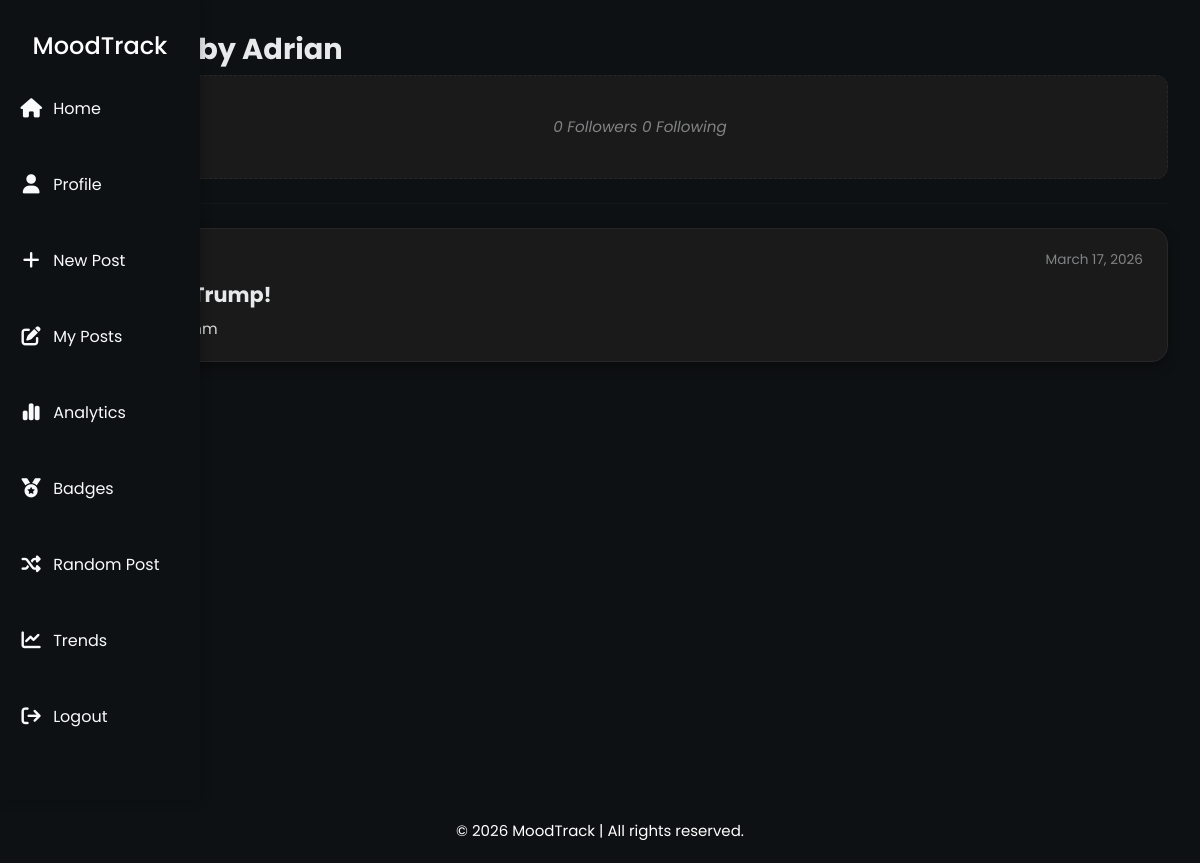
Before: /user/Adrian (signed in) with the older database file.
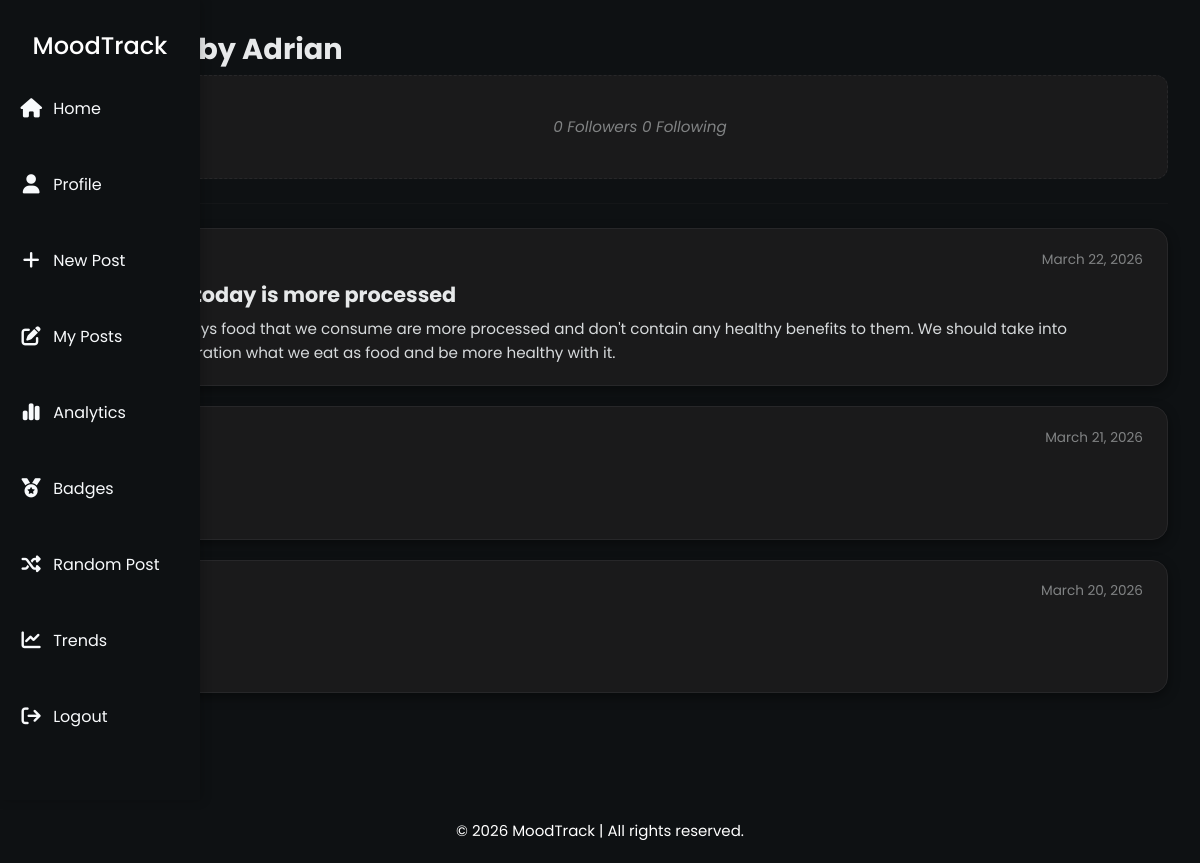
After: the same page with the newer database file.
### moodtrack_app/models.py (models this page shows, shortened)
class Post(models.Model):
    title = models.CharField(max_length=200)
    content = models.TextField()
    author = models.ForeignKey(User, on_delete=models.CASCADE, related_name="posts")
    CATEGORY_CHOICES = [
        ('Political', 'Political'),
        ('Nature', 'Nature'),
        ('Sports', 'Sports'),
        ('Food', 'Food'),
    ]
    category = models.CharField(max_length=10, choices=CATEGORY_CHOICES, default='none')
    created_at = models.DateTimeField(auto_now_add=True)
    updated_at = models.DateTimeField(auto_now=True)
    trending_score = models.FloatField(default=0.0)
    views_count = models.PositiveIntegerField(default=0)
    class Meta:
        ordering = ['-created_at']

### moodtrack_app/views.py (the view)
# urls.py: path('user/<str:username>', UserPostListView.as_view(), name='user-posts'),
class UserPostListView(LoginRequiredMixin, ListView):
    model = Post
    template_name = 'moodtrack_app/user_posts.html'
    context_object_name = 'posts'
    paginate_by = 5
    def get_queryset(self):
        user = get_object_or_404(User, username=self.kwargs.get('username'))
        return Post.objects.filter(author=user).order_by('-created_at')
    def get_context_data(self, **kwargs):
        context = super().get_context_data(**kwargs)
        profile_user = get_object_or_404(User, username=self.kwargs.get('username'))
        is_following = False
        if self.request.user.is_authenticated and self.request.user != profile_user:
            is_following = Follow.objects.filter(
                follower=self.request.user,
                following=profile_user
            ).exists()
        context['profile_user'] = profile_user
        context['is_following'] = is_following
        context['followers_count'] = profile_user.followers.count()
        context['following_count'] = profile_user.following.count()
        return context

### moodtrack_app/templates/moodtrack_app/user_posts.html (shortened to what this page needs)
{% extends "moodtrack_app/base.html" %}
{% load static %}
{% block content %}
<link rel="stylesheet" type="text/css" href="{% static 'moodtrack_app/user_posts.css' %}">
<h1 class="page-title">Posts by {{ profile_user.username }}</h1>
<p class="follow-stats">
  {{ followers_count }} Followers {{ following_count }} Following
</p>
<hr>
{% for post in posts %}
  <article class="post-card">
    <div class="post-meta">
      <a class="post-author" href="{% url 'user-posts' post.author.username %}">
      </a>
      <small class="post-date">{{ post.created_at|date:"F d, Y" }}</small>
    </div>
    <h2 class="post-title">
      <a href="{% url 'post-detail' post.id %}">{{ post.title }}</a>
    </h2>
    <p class="post-content">{{ post.content }}</p>
  </article>
{% empty %}
  <p>No posts yet from {{ profile_user.username }}.</p>
{% endfor %}
{% endblock content %}

Changed rows visible on the page:
removed Post: created_at "March 17, 2026", title "Fuck Trump!"
added Post: created_at "March 22, 2026", title "Food today is more processed", content "Nowadays food that we consume are more processed and don't contain any healthy benefits to them. We should take into consideration what we eat as food and be more healthy with it."
added Post: created_at "March 21, 2026"
added Post: created_at "March 20, 2026"
